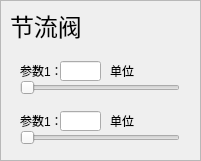
   <widget class="QFrame" name="devide_frame_ThrottleValve">
    <property name="geometry">
     <rect>
      <x>10</x>
      <y>220</y>
      <width>201</width>
      <height>161</height>
     </rect>
    </property>
    <property name="frameShape">
     <enum>QFrame::StyledPanel</enum>
    </property>
    <property name="frameShadow">
     <enum>QFrame::Raised</enum>
    </property>
    <widget class="QLabel" name="label_11">
     <property name="geometry">
      <rect>
       <x>10</x>
       <y>10</y>
       <width>121</width>
       <height>31</height>
      </rect>
     </property>
     <property name="font">
      <font>
       <family>仿宋</family>
       <pointsize>18</pointsize>
      </font>
     </property>
     <property name="text">
      <string>节流阀</string>
     </property>
    </widget>
    <widget class="QWidget" name="ThrottleValve_val_1" native="true">
     <property name="geometry">
      <rect>
       <x>10</x>
       <y>50</y>
       <width>181</width>
       <height>51</height>
      </rect>
     </property>
     <widget class="QLabel" name="label_37">
      <property name="geometry">
       <rect>
        <x>10</x>
        <y>10</y>
        <width>41</width>
        <height>21</height>
       </rect>
      </property>
      <property name="text">
       <string>参数1：</string>
      </property>
     </widget>
     <widget class="QLineEdit" name="ThrottleValve_LineEdit_val_1">
      <property name="geometry">
       <rect>
        <x>50</x>
        <y>11</y>
        <width>41</width>
        <height>20</height>
       </rect>
      </property>
     </widget>
     <widget class="QLabel" name="label_38">
      <property name="geometry">
       <rect>
        <x>100</x>
        <y>10</y>
        <width>41</width>
        <height>21</height>
       </rect>
      </property>
      <property name="text">
       <string>单位</string>
      </property>
     </widget>
     <widget class="QSlider" name="ThrottleValve_Slider_val_1">
      <property name="geometry">
       <rect>
        <x>10</x>
        <y>30</y>
        <width>160</width>
        <height>16</height>
       </rect>
      </property>
      <property name="orientation">
       <enum>Qt::Horizontal</enum>
      </property>
     </widget>
    </widget>
    <widget class="QWidget" name="ThrottleValve_val_2" native="true">
     <property name="geometry">
      <rect>
       <x>10</x>
       <y>100</y>
       <width>181</width>
       <height>51</height>
      </rect>
     </property>
     <widget class="QLabel" name="label_39">
      <property name="geometry">
       <rect>
        <x>10</x>
        <y>10</y>
        <width>41</width>
        <height>21</height>
       </rect>
      </property>
      <property name="text">
       <string>参数1：</string>
      </property>
     </widget>
     <widget class="QLineEdit" name="ThrottleValve_LineEdit_val_2">
      <property name="geometry">
       <rect>
        <x>50</x>
        <y>11</y>
        <width>41</width>
        <height>20</height>
       </rect>
      </property>
     </widget>
     <widget class="QLabel" name="label_40">
      <property name="geometry">
       <rect>
        <x>100</x>
        <y>10</y>
        <width>41</width>
        <height>21</height>
       </rect>
      </property>
      <property name="text">
       <string>单位</string>
      </property>
     </widget>
     <widget class="QSlider" name="ThrottleValve_Slider_val_2">
      <property name="geometry">
       <rect>
        <x>10</x>
        <y>30</y>
        <width>160</width>
        <height>16</height>
       </rect>
      </property>
      <property name="orientation">
       <enum>Qt::Horizontal</enum>
      </property>
     </widget>
    </widget>
   </widget>
